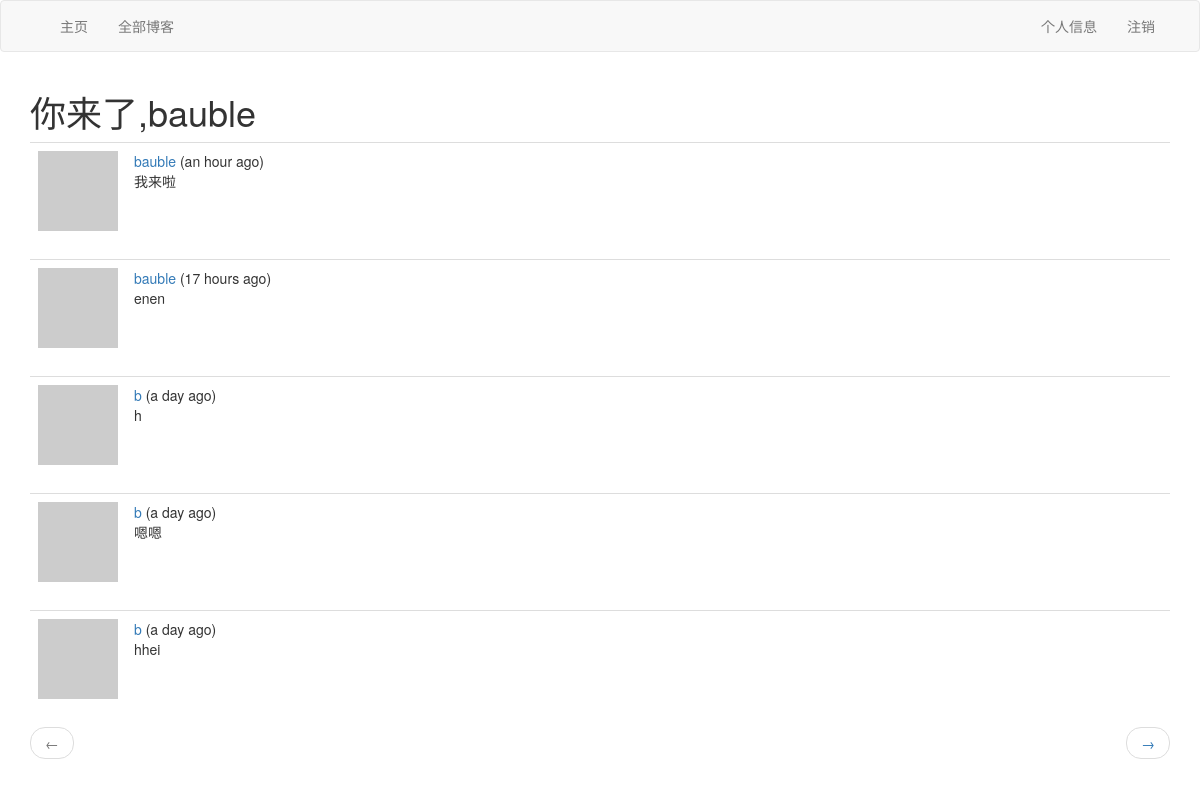
Page /explore (signed in) on the committed database.
### app/models.py (models this page shows, shortened)
class User(UserMixin, db.Model):
    id = db.Column(db.Integer, primary_key=True)
    username = db.Column(db.String(64), index=True, unique=True)
    email = db.Column(db.String(120), index=True, unique=True)
    password_hash = db.Column(db.String(128))
    posts = db.relationship('Post', backref='author', lazy='dynamic')
    about_me = db.Column(db.String(140))
    last_seen = db.Column(db.DateTime, default=datetime.utcnow)
    followed = db.relationship(
        'User',
        secondary=followers,
        primaryjoin=(followers.c.follower_id == id),
        secondaryjoin=(followers.c.followed_id == id),
        backref=db.backref('followers', lazy='dynamic'),
        lazy='dynamic'
    )
    def avatar(self, size):
        digest = md5(self.email.lower().encode('utf-8')).hexdigest()
        return 'https://www.gravatar.com/avatar/{}?d=identicon&s={}'.format(
            digest, size)

class Post(db.Model):
    id = db.Column(db.Integer, primary_key=True)
    body = db.Column(db.String(140))
    timestamp = db.Column(db.DateTime, index=True, default=datetime.now)
    user_id = db.Column(db.Integer, db.ForeignKey('user.id'))

### app/main/routes.py (the view)
@main_blu.route('/explore')
@login_required
def explore():
    page = request.args.get('page', 1, type=int)
    posts = Post.query.order_by(Post.timestamp.desc()).paginate(page, current_app.config['POSTS_PER_PAGE'], False)
    next_url = url_for('main.explore', page=posts.next_num) if posts.has_next else None
    prev_url = url_for('main.explore', page=posts.prev_num) if posts.has_prev else None
    return render_template('index.html', title='Explore', posts=posts.items, next_url=next_url, prev_url=prev_url)

### app/main/routes.py (called while the page is built)
@main_blu.before_app_request
def before_request():
    if current_user.is_authenticated:
        current_user.last_seen = datetime.utcnow()
        db.session.commit()

### app/models.py (called while the page is built)
@login.user_loader
def load_user(id):
    return User.query.get(int(id))

### app/templates/index.html (shortened to what this page needs)
{% extends "base.html" %}
{% import 'bootstrap/wtf.html' as wtf %}
{% block app_content %}
    <h1>你来了,{{ current_user.username }}</h1>
    {% for post in posts %}
        {% include '_post.html' %}
    {% endfor %}
    <nav aria-label="...">
        <ul class="pager">
            <li class="previous{% if not prev_url %} disabled{% endif %}">
                <a href="{{ prev_url or '#' }}">
                    <span aria-hidden="true">&larr;</span>
                </a>
            </li>
            <li class="next{% if not next_url %} disabled{% endif %}">
                <a href="{{ next_url or '#' }}">
                    <span aria-hidden="true">&rarr;</span>
                </a>
            </li>
        </ul>
    </nav>
{% endblock %}

### app/templates/_post.html
<table class="table table-hover">
    <tr>
        <td width="70px">
            <a href="{{ url_for('main.user', username=post.author.username) }}">
                <img src="{{ post.author.avatar(45) }}" />
            </a>
        </td>
        <td>
            <a href="{{ url_for('main.user', username=post.author.username) }}">
                {{ post.author.username }}
            </a>
            ({{ moment(post.timestamp).fromNow() }})
            <br>
            {{ post.body }}
        </td>
    </tr>
</table>

### rows in the picture
User: username "bauble"
Post: author.username "bauble", timestamp "an hour ago", body "我来啦"
Post: author.username "bauble", timestamp "17 hours ago", body "enen"
Post: author.username "b", timestamp "a day ago", body "h"
Post: author.username "b", timestamp "a day ago", body "嗯嗯"
Post: author.username "b", timestamp "a day ago", body "hhei"
